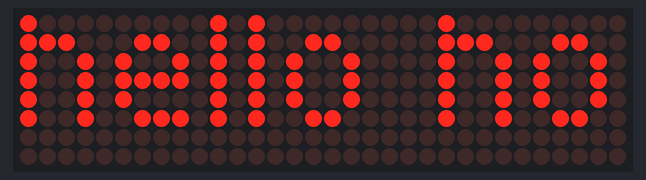
Simulated run of this sketch. Board: Arduino Uno, built with avr-gcc and run on an emulated ATmega328P. Parts: 32×8 LED matrix. What the sketch prints to the serial monitor is not drawn.

Above: at 0.5 s.

The sketch:

basictoprinthetext.ino
```cpp
// this will print the default speed and pause of max7219 based led matrix
// for our module FC16_HW we have this
// speed : 10
// pause : 100

// this program has updown animation thus make the bounce animation
#include <MD_Parola.h>
#include <MD_MAX72xx.h>
#include <SPI.h>

// Define the number of devices we have in the chain and the hardware interface
// NOTE: These pin numbers will probably not work with your hardware and may
// need to be adapted
#define HARDWARE_TYPE MD_MAX72XX::FC16_HW
#define MAX_DEVICES 4

#define CLK_PIN   18
#define DATA_PIN  19
#define CS_PIN    5

// Hardware SPI connection
// MD_Parola P = MD_Parola(HARDWARE_TYPE, CS_PIN, MAX_DEVICES);
// Arbitrary output pins
MD_Parola P = MD_Parola(HARDWARE_TYPE, DATA_PIN, CLK_PIN, CS_PIN, MAX_DEVICES);

void setup(void)
{   Serial.begin(115200);
  P.begin();
  int getpause = P.getPause();
  int getspeed = P.getSpeed();
  Serial.print("Speed : ");
  Serial.println(getspeed);
  Serial.print("Pause : ");
  Serial.println(getpause);
}

void loop(void)
{
  if (P.displayAnimate())
    P.displayText("hello how are u", PA_CENTER, P.getSpeed(), P.getPause(), PA_SCROLL_DOWN, PA_SCROLL_UP);

}
```
